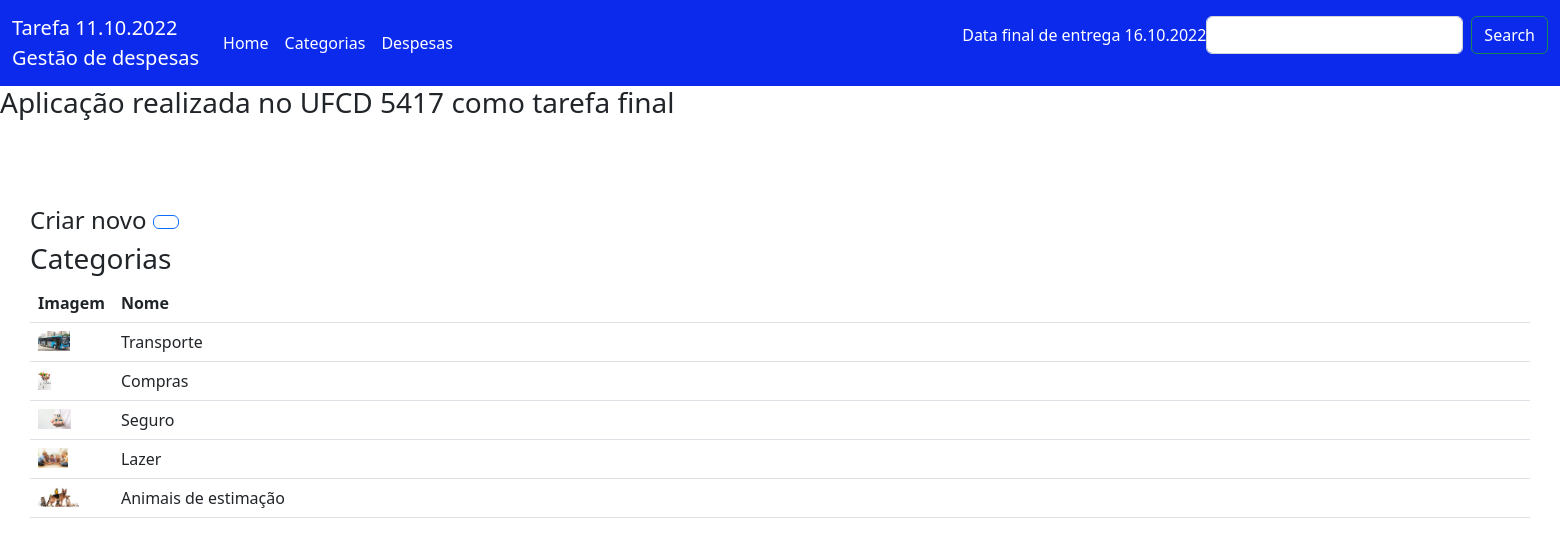
Page /categorias/list on the earlier database version.
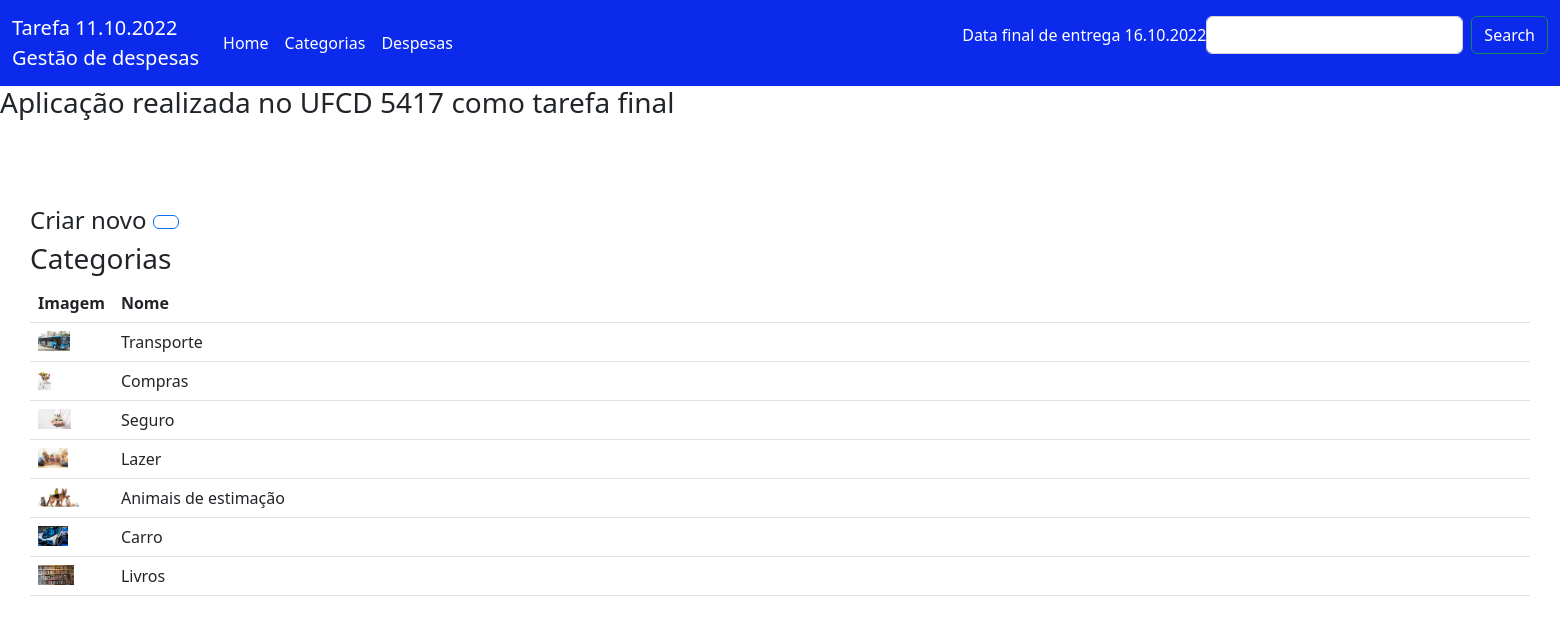
Same page on the later database version.
### apps/financas/models.py (models this page shows, shortened)
class Categoria(models.Model):
    nome = models.CharField(max_length=50)
    imagem = models.ImageField(upload_to='uploads_categorias', default='default_categoria.jpg')

### apps/financas/views.py (the view)
# urls.py: path('categorias/list', CategoriaListView.as_view(), name='categoria-list'),
class CategoriaListView(ListView):
    model = Categoria

### apps/financas/templates/financas/categoria_list.html (shortened to what this page needs)
{% extends "base.html" %}
{% block content %}
<h4>Criar novo <a class="btn btn-outline-primary" href="{% url 'financas:categoria-new' %}"></a></h4>
<h3>Categorias</h3>
<table class="table">
    <tr>
        <th style="width: 60px;">Imagem</th>
        <th>Nome</th>
    </tr>
    {% for object in object_list %}
        <tr>
            <td style="width: 60px;"><img src="{{ object.imagem.url }}" height="20px"></td>
            <td>{{ object.nome }}</td>
        </tr>
    {% endfor %}
</table>
{% endblock content %}

Differences in the rows shown:
added Categoria: imagem (picture), nome "Carro"
added Categoria: imagem (picture), nome "Livros"
